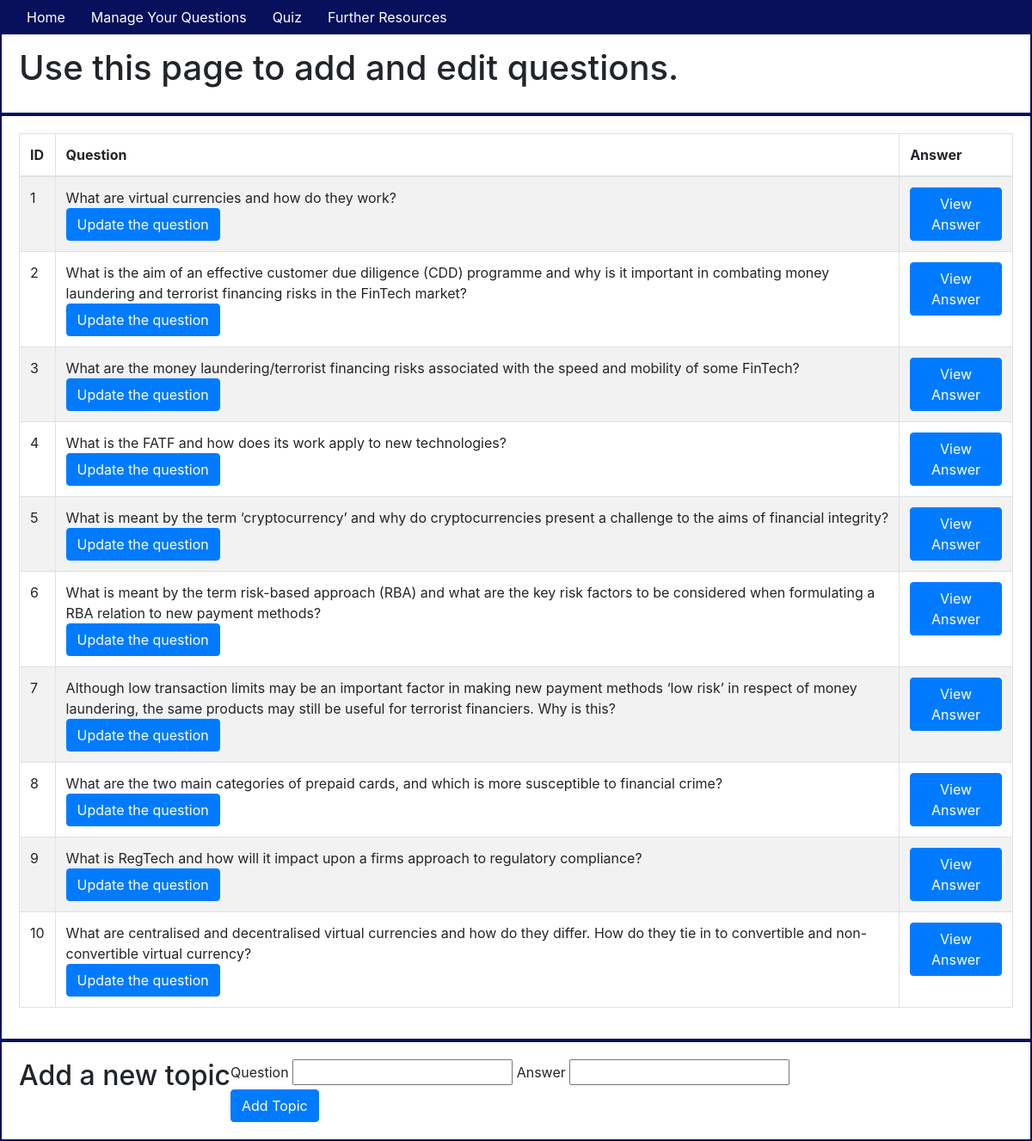
/manage, run on the app's committed database.
### app/models.py (models this page shows, shortened)
class Topic(db.Model):
    id = db.Column(db.Integer, primary_key=True)
    question = db.Column(db.String(64), index=True)
    answer = db.Column(db.String(64))
    user_answer = db.Column(db.String(64), default="I do not know.")
    unit = db.Column(db.String(8))
    page = db.Column(db.String(100))

### app/routes.py (the view)
@app.route('/manage')
def manage():
    topics = Topic.query.all()
    return render_template('manage.html', title='Manage', topics=topics)

### app/templates/manage.html (shortened to what this page needs)
{% extends "base.html" %} {% block content %}
<div class="container-fluid">
    <div class="row">
        <h1>Use this page to add and edit questions.</h1>
    </div>
    <div class="row">
        <table class="table table-striped table-bordered">
            <thead>
                <th>ID</th>
                <th>Question</th>
                <th>Answer</th>
            </thead>
            <tbody>
                {% for topic in topics %}
                <tr>
                    <td>{{topic.id}}</td>
                    <td> {{topic.question}}<br>
                        <button type="button" class="btn btn-primary" data-toggle="modal" data-target="#myQuestionModal{{ topic.id }}">Update the question
                        </button>
                    </td>
                    <td>
                        <button type="button" class="btn btn-primary" data-toggle="modal" data-target="#myModal{{ topic.id }}">View Answer
                        </button>
                    </td>
                </tr>
                {% endfor %}
            </tbody>
        </table>
    </div>
    <div class="row">
        <h2>Add a new topic</h2>
        <br>
        <form action="/manage" method="POST">
            <label for="question">Question</label>
            <input type="text" name="question" id="question" required />
            <label for="answer">Answer</label>
            <input type="text" name="answer" id="answer" required /><br>
            <button type="submit" class="btn btn-primary" value="Add Topic">Add Topic</button>
        </form>
    </div>
</div>
{% endblock %}

### app/static/css/styles.css (style rules this page uses)
.row { padding: 20px; border: solid #080F5B 2px; }

### data on the page
Topic: id "1", question "What are virtual currencies and how do they work?"
Topic: id "2", question "What is the aim of an effective customer due diligence (CDD) programme and why is it important in combating money laundering and terrorist financing risks in the FinTech market?"
Topic: id "3", question "What are the money laundering/terrorist financing risks associated with the speed and mobility of some FinTech?"
Topic: id "4", question "What is the FATF and how does its work apply to new technologies?"
Topic: id "5", question "What is meant by the term ‘cryptocurrency’ and why do cryptocurrencies present a challenge to the aims of financial integrity?"
Topic: id "6", question "What is meant by the term risk-based approach (RBA) and what are the key risk factors to be considered when formulating a RBA relation to new payment methods?"
Topic: id "7", question "Although low transaction limits may be an important factor in making new payment methods ‘low risk’ in respect of money laundering, the same products may still be useful for terrorist financiers. Why is this?"
Topic: id "8", question "What are the two main categories of prepaid cards, and which is more susceptible to financial crime?"
Topic: id "9", question "What is RegTech and how will it impact upon a firms approach to regulatory compliance?"
Topic: id "10", question "What are centralised and decentralised virtual currencies and how do they differ. How do they tie in to convertible and non-convertible virtual currency?"
